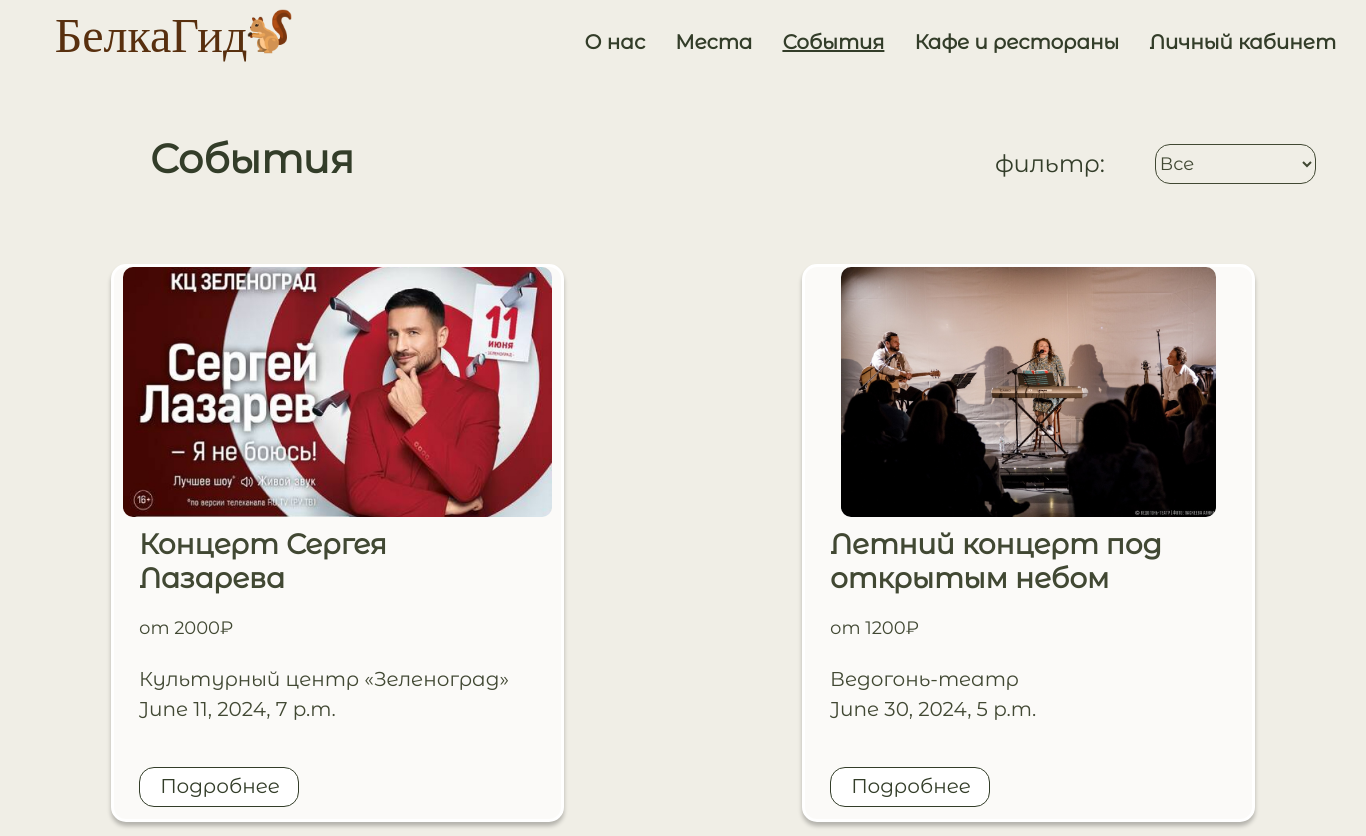
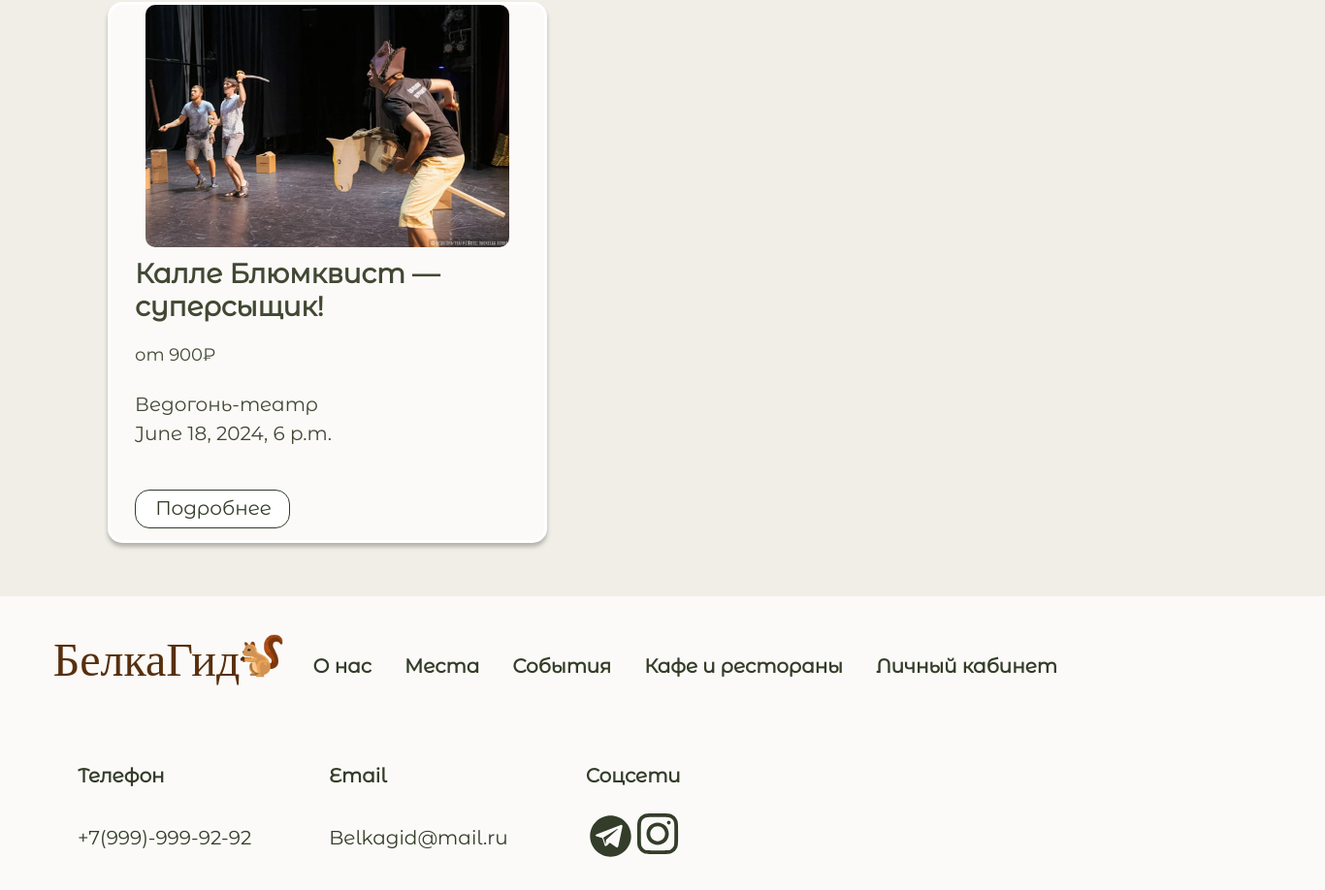
Screenshot of /events/ with the database file from the repository (2 pictures, top to bottom).
### belka/models.py (models this page shows, shortened)
class Event(models.Model):
    name = models.TextField()
    cost = models.IntegerField()
    image = models.FilePathField(path='static/img/events', null=1)
    place = models.TextField()
    time = models.TimeField()
    date = models.DateTimeField()
    link = models.TextField()
    type = models.IntegerField(default=0)

### belka/views.py (the view)
# urls.py: path('events/', belka.views.event_page),
def event_page(request):
    items = Event.objects.all()
    for item in items:
        item.image = item.image.replace("static/", "")
    context = {
        'items': items,
    }
    return render(request, "sobitia.html", context)

### templates/sobitia.html (shortened to what this page needs)
{% load static %}
<!DOCTYPE html>
<html>
<head>
    <link rel="stylesheet" href="{% static 'css/main.css' %}">
    <link rel="stylesheet" href="{% static 'css/main1.css' %}">
    <link rel="stylesheet" href="{% static 'css/main2.css' %}">
    <link rel="stylesheet" href="{% static 'css/main3.css' %}">
    <link rel="stylesheet" href="{% static 'css/main4.css' %}">
</head>
<body>
<div class="wrapper">
    <div class="content">
        <header>
            <div class="headermenu">
                <div class="logo">
                    <div class="logotype">
                        <div class="nazvanie"><a href="/">БелкаГид</a></div>
                        <img class="imgbelka" src="{% static 'img/белка.png' %}" alt="" width="55"
                             height="55">
                    </div>
                    <div class="menu">
                        <a href="../about">О нас</a>
                        <a href="../places">Места</a>
                        <a style="text-decoration: underline;" href="../events">События</a>
                        <a href="../cafe">Кафе и рестораны</a>
                        <a href="../profile">Личный кабинет</a>
                    </div>
                </div>
            </div>
        </header>
        <div class="strname">
            <h1>События</h1>
            <h2>фильтр:</h2>
            <select id="type-filter" class="boxfiltr" onchange="filterItems()">
                <option value="all">Все</option>
            </select>
        </div>
        <div class="cardi">
            {% for item in items %}
                <div class="sobcard" data-type="{{ item.type }}">
                    <img class='img' src="{% static item.image %}" alt="{{ item.name }}">
                    <div class="card-body">
                        <h1>{{ item.name }}</h1>
                        <h4>от {{ item.cost }}₽</h4>
                        <h2>{{ item.place }}</h2>
                        <h3>{{ item.date }}</h3>
                        <form action="{{ item.link }}">
                            <input class='buttonsob' type="submit" value="Подробнее"/>
                        </form>
                    </div>
                </div>
            {% endfor %}
        </div>
        <div class="footer">
            <div class="logo">
                <div class="logotype">
                    <div class="nazvanie"><a href="/">БелкаГид</a></div>
                    <img class="imgbelka" src="{% static 'img/белка.png' %}" alt="" width="55"
                         height="55">
                </div>
                <div class="footermenu">
                    <a href="../about">О нас</a>
                    <a href="../places">Места</a>
                    <a href="../events">События</a>
                    <a href="../cafe">Кафе и рестораны</a>
                    <a href="../profile">Личный кабинет</a>
                </div>
            </div>
            <div class="logo">
                <div class="svyzi">
                    <div class="svyz">
                        <h1>Телефон</h1>
                        <h2>+7(999)-999-92-92</h2>
                    </div>
                    <div class="svyz">
                        <h1>Email</h1>
                        <h2>Belkagid@mail.ru</h2>
                    </div>
                    <div class="svyz">
                        <h1>Соцсети</h1>
                        <div class="managers">
                        </div>
                    </div>
                </div>
            </div>
        </div>
</body>
</html>

### static/css/main.css (style rules this page uses)
html { overflow-y: scroll; background: #f0eee6; }
* { margin: 0; padding: 0; }
html, body { height: 100%; }
.wrapper { display: flex; flex-direction: column; height: 100%; }
.content { flex: 1 0 auto; }
.footer { flex: 0 0 auto; }

### static/css/main1.css (style rules this page uses)
html { overflow-y: scroll; background: #f0eee6; }
* { margin: 0; padding: 0; }
html, body { height: 100%; }
.wrapper { display: flex; flex-direction: column; height: 100%; }
.content { flex: 1 0 auto; }
.footer { flex: 0 0 auto; }

### static/css/main3.css (style rules this page uses)
html { overflow-y: scroll; background: #f0eee6; }
* { margin: 0; padding: 0; }
html, body { height: 100%; }
.wrapper { display: flex; flex-direction: column; height: 100%; }
.content { flex: 1 0 auto; }
.footer { flex: 0 0 auto; }

### static/css/main4.css (style rules this page uses)
html { overflow-y: scroll; background: #f0eee6; }
* { margin: 0; padding: 0; }
html, body { height: 100%; }
.wrapper { display: flex; flex-direction: column; height: 100%; }
.content { flex: 1 0 auto; }
.footer { flex: 0 0 auto; }

### rows the page displays
Event: shows a picture, name "Концерт Сергея Лазарева", cost "2000", place "Культурный центр «Зеленоград»", date "June 11, 2024, 7 p.m."
Event: shows a picture, name "Летний концерт под открытым небом", cost "1200", place "Ведогонь-театр", date "June 30, 2024, 5 p.m."
Event: shows a picture, name "Калле Блюмквист — суперсыщик!", cost "900", place "Ведогонь-театр", date "June 18, 2024, 6 p.m."
